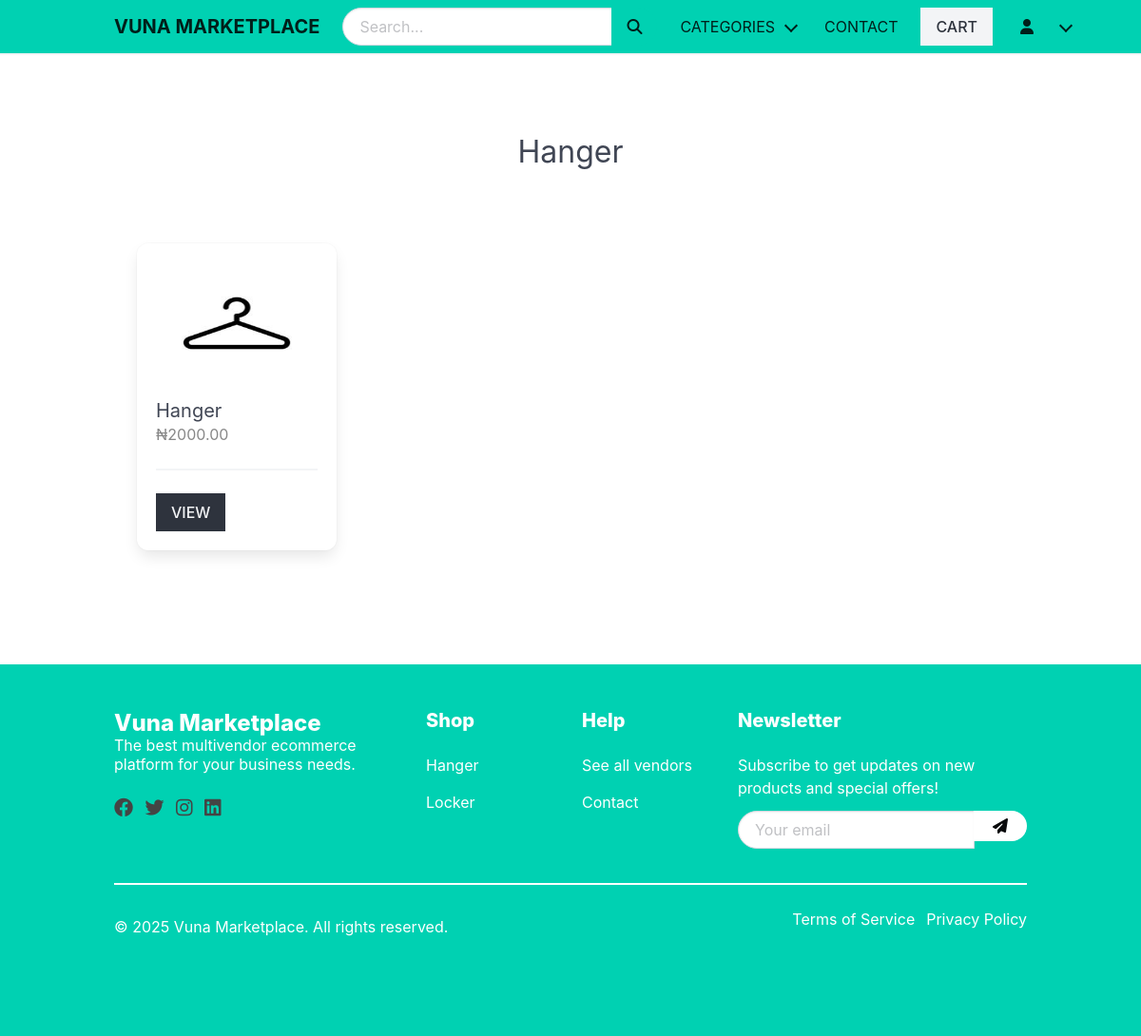
The app's page /hanger/ with its own data.
### apps/product/models.py (models this page shows, shortened)
class Category(models.Model):
    title = models.CharField(max_length=255)
    slug = models.SlugField(max_length=255)
    ordering = models.IntegerField(default=0)
    class Meta:
        ordering = ['ordering']

class Product(models.Model):
    category = models.ForeignKey(Category,related_name='products',on_delete=models.CASCADE)
    vendor = models.ForeignKey(Vendor,related_name='products',on_delete=models.CASCADE)
    title = models.CharField(max_length=255)
    slug = models.SlugField(max_length=255)
    description = models.TextField(blank=True,null=True)
    price = models.DecimalField(max_digits=6,decimal_places=2)
    date_added = models.DateTimeField(auto_now_add=True)
    image = models.ImageField(upload_to='uploads/',blank=True,null=True)
    thumbnail = models.ImageField(upload_to='uploads/',blank=True,null=True)
    class Meta:
        ordering = ['-date_added']
    def get_thumbnail(self):
        print("actually called ----------------------")
        if self.thumbnail:
            print("in here---------------")
            return self.thumbnail.url

### apps/product/views.py (the view)
# urls.py: path('<slug:category_slug>/',views.category, name = 'category'),
def category(request, category_slug):
    category = get_object_or_404(Category, slug = category_slug)
    return render(request, 'products/category.html', {'category':category})

### apps/cart/cart.py (called while the page is built)
    def __len__(self):
        return sum(item['quantity'] for item in self.cart.values())

### apps/cart/context_processors.py (called while the page is built)
def cart(request):
    return {'cart':Cart(request)}

### apps/product/context_processors.py (called while the page is built)
def menu_categories(request):
    categories = Category.objects.all()
    return {'menu_categories': categories}

### apps/product/templates/products/category.html (shortened to what this page needs)
{%extends 'core/base.html'%}
{% block content%}
    <div class="column is-multiline mb-6">
        <div class ="column is-12 has-text-centered mt-6 mb-6">
            <h2 class=" is-size-3"> {{category.title}}</h2>
        </div>
        {% for product in category.products.all  %}
            <div class="column is-3 product-list-item">
                <div class="box">
                    <figure class="image is-4by3 mb-4">
                        <img src="{{product.get_thumbnail}}">
                    </figure>
                    <h2 class="subtitle">{{product.title}}</h2>
                    <h3 class="price is-size-6 mb-5">₦{{product.price}}</h3>
                    <hr>
                    <a href="{% url "product" product.category.slug product.slug %}" class="button is-dark is-uppercase">View</a>
                </div>
            </div>
        {% endfor %}
    </div>
{%endblock%}

### apps/core/templates/core/base.html (shortened to what this page needs)
{% load static %}
<!DOCTYPE html>
<html lang="en" data-theme="light">
    <head>
        <link rel="stylesheet" href="https://cdn.jsdelivr.net/npm/bulma@1.0.2/css/bulma.min.css">
        <link rel="stylesheet" href="https://cdnjs.cloudflare.com/ajax/libs/font-awesome/6.4.0/css/all.min.css">
        <link rel="stylesheet" href="{% static 'styles/main.css' %}">
    </head>
    <body>
        <nav class="navbar is-primary is-fixed-top has-shadow">
            <div class="container">
                <div class="navbar-brand">
                    <a href="/" class="navbar-item">
                        <span class="is-size-5 has-text-weight-bold">Vuna Marketplace</span>
                    </a>
                </div>
                <div class="navbar-menu" id="main-navbar">
                    <div class="navbar-start">
                        <div class="navbar-item is-expanded">
                            <form method="get" action="{% url 'search' %}" class="is-flex-grow-1">
                                <div class="field has-addons">
                                    <div class="control is-expanded">
                                        <input type="text" class="input is-rounded" name="query" placeholder="Search...">
                                    </div>
                                    <div class="control">
                                        <button class="button is-primary is-rounded">
                                            <span class="icon">
                                                <i class="fas fa-search"></i>
                                            </span>
                                        </button>
                                    </div>
                                </div>
                            </form>
                        </div>
                    </div>
                    <div class="navbar-end">
                        <div class="navbar-item has-dropdown is-hoverable is-hidden-touch">
                            <a class="navbar-link">
                                Categories
                            </a>
                        </div>
                        <a href="{% url 'contact' %}" class="navbar-item is-hidden-touch">
                            Contact
                        </a>
                        <div class="navbar-item">
                            <a href="{% url "cart" %}" class="button is-light"> Cart {% if cart %} ({{cart|length}}){% endif %}</a>
                        </div>
                        <div class="navbar-item has-dropdown is-hoverable">
                            <a class="navbar-link">
                                <span class="icon">
                                    {% if request.user.is_authenticated %}
                                        <i class="fas fa-user-circle"></i>
                                    {% else %}
                                        <i class="fas fa-user"></i>
                                    {% endif %}
                                </span>
                            </a>
                        </div>
                    </div>
                </div>
            </div>
        </nav>
        <section class="section" style="padding-top: 4rem;">
            <div class="container">
                {% block content %}
                {% endblock %}
            </div>
        </section>
        <footer class="footer has-background-primary has-text-white">
            <div class="container">
                <div class="columns">
                    <div class="column is-4">
                        <h3 class="title is-4 has-text-white">Vuna Marketplace</h3>
                        <p class="subtitle is-6 has-text-white">The best multivendor ecommerce platform for your business needs.</p>
                        <div class="social-icons">
                            <a href="#" class="mr-2"><i class="fab fa-facebook fa-lg"></i></a>
                            <a href="#" class="mr-2"><i class="fab fa-twitter fa-lg"></i></a>
                            <a href="#" class="mr-2"><i class="fab fa-instagram fa-lg"></i></a>
                            <a href="#"><i class="fab fa-linkedin fa-lg"></i></a>
                        </div>
                    </div>
                    <div class="column is-2">
                        <h4 class="title is-5 has-text-white">Shop</h4>
                        <ul>
                            {% for category in menu_categories|slice:":5" %}
                                <li><a href="{% url 'category' category.slug %}" class="has-text-white">{{ category.title }}</a></li>
                            {% endfor %}
                        </ul>
                    </div>
                    <div class="column is-2">
                        <h4 class="title is-5 has-text-white">Help</h4>
                        <ul>
                            <li><a href="{% url "vendors" %}" class="has-text-white">See all vendors</a></li>
                            <li><a href="{% url 'contact' %}" class="has-text-white">Contact</a></li>
                        </ul>
                    </div>
                    <div class="column is-4">
                        <h4 class="title is-5 has-text-white">Newsletter</h4>
                        <p class="mb-3">Subscribe to get updates on new products and special offers!</p>
                        <form class="field has-addons">
                            <div class="control is-expanded">
                                <input class="input is-rounded" type="email" placeholder="Your email">
                            </div>
                            <div class="control">
                                <button class="button is-white is-rounded">
                                    <i class="fas fa-paper-plane"></i>
                                </button>
                            </div>
                        </form>
                    </div>
                </div>
                <hr class="has-background-white">
                <div class="level">
                    <div class="level-left">
                        <div class="level-item">
                            <p>&copy; {% now "Y" %} Vuna Marketplace. All rights reserved.</p>
                        </div>
                    </div>
                    <div class="level-right">
                        <div class="level-item">
                            <a href="#" class="has-text-white mr-3">Terms of Service</a>
                            <a href="#" class="has-text-white">Privacy Policy</a>
                        </div>
                    </div>
                </div>
            </div>
        </footer>
    </body>
</html>

### static/styles/main.css (style rules this page uses)
.navbar { text-transform: uppercase; }
.footer a { margin-bottom: 15px; display: inline-block; color: #444; }
.input, .button { border-radius: 0; }
.product-list-item .box .subtitle { margin-bottom: 0px; }
.product-list-item .box .price { color: #888; }
.navbar-item { padding: 0.5rem 0.75rem; }
.navbar-start { flex-grow: 1; flex-shrink: 1; }
.navbar-item.is-expanded { min-width: 0; }
.navbar-item .control.is-expanded { flex-shrink: 1; min-width: 0; }

### records on screen
Category: title "Hanger"
Product: get_thumbnail (picture), title "Hanger", price "2000.00"
Category: title "Locker"
